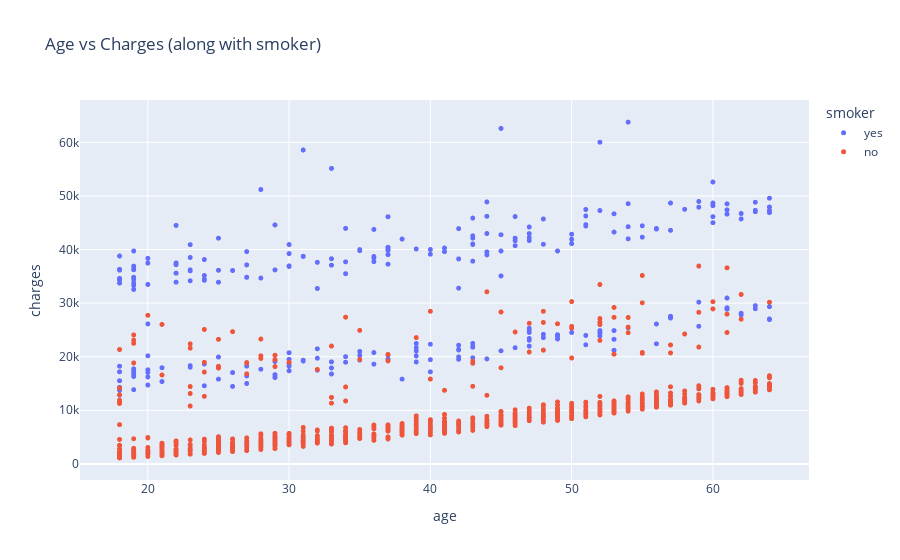

Write notebook code for a chart like this one.
### Code cell
fig = px.scatter(df,
                 x='age',
                 y='charges',
                 color = 'smoker',
                 title = 'Age vs Charges (along with smoker)')

fig.update_traces(marker_size=5)
fig.show()

### Figure 1 — Plotly figure (JSON) as saved in the notebook; plotly's stock layout.template omitted (floating-point values rounded to 4 significant figures; data arrays with more than 128 entries replaced by an {"elided": "..."} marker saying what was removed)
{"data": [{"hovertemplate": "smoker=yes<br>age=%{x}<br>charges=%{y}<extra></extra>", "legendgroup": "yes", "marker": {"color": "#636efa", "size": 5, "symbol": "circle"}, "mode": "markers", "name": "yes", "showlegend": true, "type": "scattergl", "x": {"elided": "274 int values"}, "xaxis": "x", "y": {"elided": "274 float values"}, "yaxis": "y"}, {"hovertemplate": "smoker=no<br>age=%{x}<br>charges=%{y}<extra></extra>", "legendgroup": "no", "marker": {"color": "#EF553B", "size": 5, "symbol": "circle"}, "mode": "markers", "name": "no", "showlegend": true, "type": "scattergl", "x": {"elided": "1064 int values"}, "xaxis": "x", "y": {"elided": "1064 float values"}, "yaxis": "y"}], "layout": {"legend": {"title": {"text": "smoker"}, "tracegroupgap": 0}, "title": {"text": "Age vs Charges (along with smoker)"}, "xaxis": {"anchor": "y", "domain": [0, 1], "title": {"text": "age"}}, "yaxis": {"anchor": "x", "domain": [0, 1], "title": {"text": "charges"}}}}
